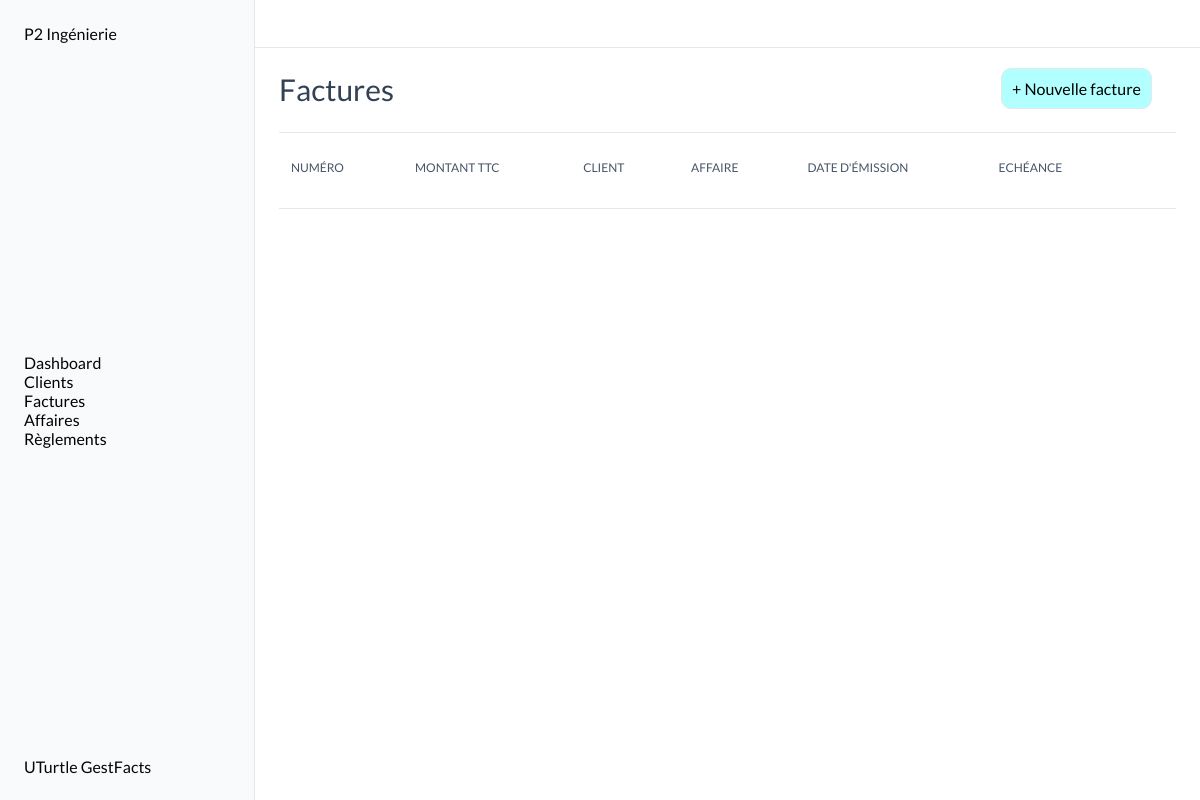
Before: /factures/ with the older database file.
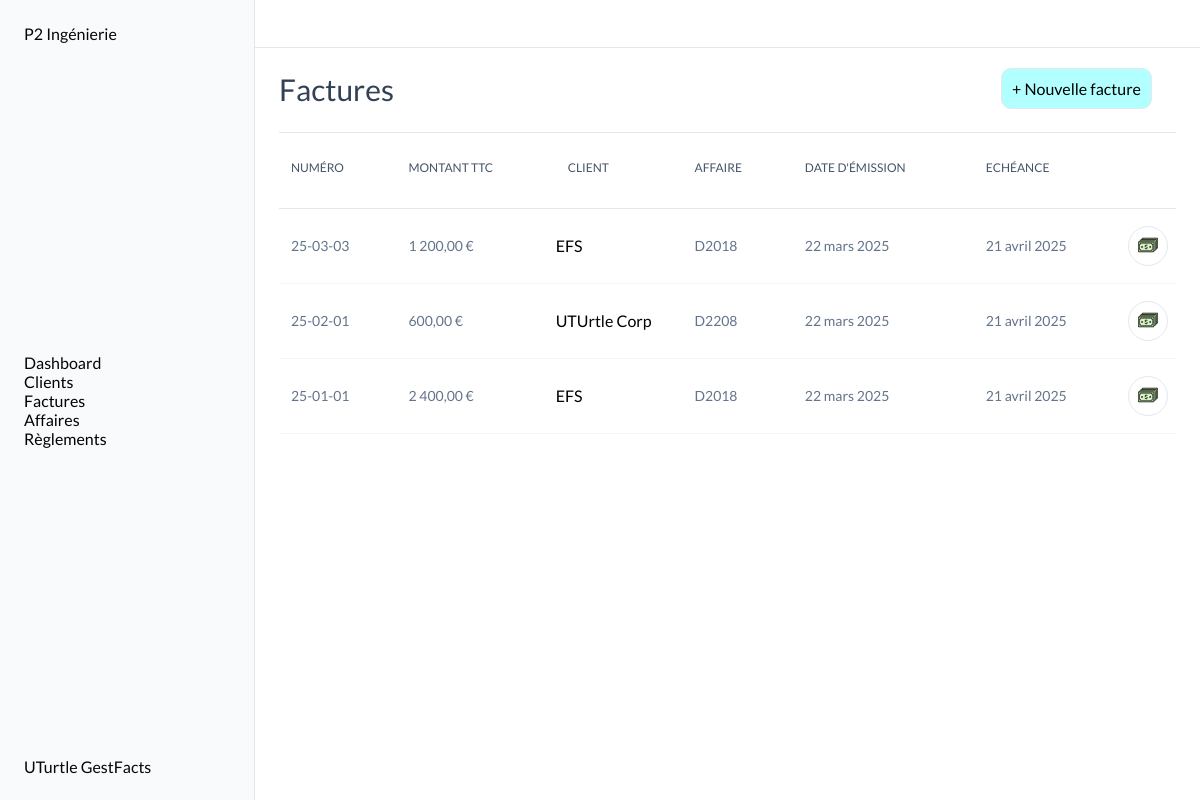
After: the same page with the newer database file.
### factures/models.py (models this page shows, shortened)
class Invoice(models.Model):
    TYPE_CHOICES = [
        ('facture', 'Facture'),
        ('avoir', 'Avoir'),
        ('proforma', 'Proforma'),
        ]
    STATUT_CHOICES = [
        ('a_payer', 'À payer'),
        ('partiellement_payee', 'Partiellement payée'),
        ('payee', 'Payée'),
        ('en_retard', 'En retard'),
        ('annulee', 'Annulée'),
    ]
    date = models.DateField()
    type = models.CharField(max_length=10, choices=TYPE_CHOICES, default='facture')
    affaire = models.ForeignKey('affaires.Affaire', on_delete=models.CASCADE, related_name="invoices")
    invoice_number = models.CharField(max_length=10, unique=True, db_index=True)
    client = models.ForeignKey('clients.Client', on_delete=models.SET_NULL, related_name='invoices', db_index=True, null=True)
    client_entity_name = models.CharField(max_length=100, blank=True, null=True)
    invoice_object = models.TextField(max_length=200)
    amount_ht = models.DecimalField(max_digits=10, decimal_places=2)
    vat_rate = models.DecimalField(max_digits=5, decimal_places=2, default=20.0)
    statut = models.CharField(max_length=20, choices=STATUT_CHOICES, default='a_payer')
    class Meta:
        verbose_name = "Facture"
        verbose_name_plural = "Factures"
    @property
    def amount_ttc(self):
        return self.amount_ht * (1 + self.vat_rate / 100)
    def formatted_amount_ttc(self):
        return f"{self.amount_ttc:,.2f} €".replace(",", " ").replace(".", ",")
    @property
    def due_date(self):
        return self.date + timedelta(days=30)

### affaires/models.py (models this page shows, shortened)
class Affaire(models.Model):
    client = models.ForeignKey('clients.Client', on_delete=models.SET_NULL, null=True, related_name='affaires')
    client_entity_name = models.CharField(max_length=100, blank=True, null=True)
    affaire_number = models.CharField(max_length=10, unique=True, db_index=True)
    affaire_description = models.TextField(max_length=200)
    budget = models.DecimalField(max_digits=10, decimal_places=2, default=0.0)
    factures = models.ManyToManyField('factures.Invoice', related_name='affaires', blank=True, null=True)
    class Meta:
        verbose_name = "Affaire"
        verbose_name_plural = "Affaires"

### factures/views.py (the view)
# urls.py: path('factures/', include('factures.urls')),
def factures(request):
    factures= Invoice.objects.all()
    sorted_factures = sorted(factures, key=lambda facture: facture.invoice_number, reverse=True)
    date = datetime.today().date()
    affaires= Affaire.objects.all()
    for facture in sorted_factures:
        facture.day_late = (date - facture.due_date).days
        if facture.client is None and not facture.client_entity_name:
            facture.client_entity_name = "Client supprimé"
            facture.save()
    return render(request, 'pages/factures/factures.html', context={"factures": sorted_factures, "date": date, "affaires": affaires})

### templates/pages/factures/factures.html (shortened to what this page needs)
{% extends "base.html" %}
{% block content %}
<div class="title">
    <H2>Factures</H2>
    <div class="title_btn">
        <div class="new"><a href="{% url 'factures:create' %}">+ Nouvelle facture</a></div>
    </div>
</div>
<section class="tableau">
    <table class="table">
        <thead>
            <tr>
                <th>
                    <div class="th-div">
                        <span>NUMÉRO</span>
                    </div>
                </th>
                <th>
                    <div class="th-div">
                        <span>MONTANT TTC</span>
                    </div>
                </th>
                <th>
                    <div class="th-div">
                        <span>CLIENT</span>
                    </div>
                </th>
                <th>
                    <div class="th-div">
                        <span>AFFAIRE</span>
                    </div>
                </th>
                <th>
                    <div class="th-div">
                        <span>DATE D'ÉMISSION</span>
                    </div>
                </th>
                <th>
                    <div class="th-div">
                        <span>ECHÉANCE</span>
                    </div>
                </th>
                <th>
                    <div class="th-div">
                    </div>
                </th>
            </tr>
        </thead>
        {% if factures %}
        <tbody>
            {% for facture in factures %}
            <tr data-url="{% url 'factures:detail' facture.pk %}" class="clickable-row">
                <td clospan="1">
                    <div class="factures">
                        <p>{{ facture.invoice_number }}</p>
                    </div>
                </td>
                <td clospan="1">
                    <div class="factures">
                        <p>{{ facture.formatted_amount_ttc }}</p>
                    </div>
                </td>
                <td clospan="1">
                    <div class="factures">
                        {% if facture.client %}
                            <a href="{% url 'clients:detail' facture.client.id %}">{{ facture.client.entity_name }}</a>
                        {% else %}
                            {{ facture.client_entity_name }}
                        {% endif %}
                    </div>
                </td>
                <td clospan="1">
                    <div class="factures">
                        <P>{{ facture.affaire.affaire_number }}</P>
                    </div>
                </td>
                <td clospan="1">
                    <div class="factures">
                        <P>{{ facture.date }}</P>
                    </div>
                </td>
                <td clospan="1">
                    <div class="factures">
                        {% if facture.statut != "payee" %}
                            {% if facture.due_date > date %}
                                <P>{{ facture.due_date }}</P>
                            {% else %}
                                <p>{{ facture.day_late }} jours de retard</p>
                            {% endif %}
                        {% else %}
                            <div class="cercle-vert"></div>
                        {% endif %}
                    </div>
                </td>
                <td clospan="1">
                    <div class="actions">
                        <a href="{% url 'factures:reglement' facture.pk %}">
                        </a>
                    </div>
                </td>
            </tr>
            {% endfor %}
        </tbody>
        {% endif %}
    </table>
</section>
{% endblock content %}

### templates/base.html (shortened to what this page needs)
{% load static %}
<!DOCTYPE html>
<html lang="fr">
<head>
    <link rel="stylesheet" href="{% static "style.css" %}">
</head>
<body>
    <div class="sidebar">
        <div>P2 Ingénierie</div>
        <div>
            <p>Dashboard</p>
            <div><a href="{% url "clients:clients" %}">Clients</a></div>
            <div><a href="{% url "factures:factures" %}">Factures</a></div>
            <div><a href="{% url "affaires:affaires" %}">Affaires</a></div>
            <div><a href="{% url "factures:reglements" %}">Règlements</a></div>
        </div>
        <div>UTurtle GestFacts</div>
    </div>
    <section class="main-container">
    <nav class="navbar">
    </nav>
    {% block content %}{% endblock content %}
    </section>
</body>
</html>

### static/style.css (style rules this page uses)
:root { --light-grey: #F8FAFC; --bg-container: #fff; --border-color: #e5e7eb; --police: 'lato', sans-serif; --sidebar-size: 255px; --h2-size: 30px; --h2-weight: 500; --h2-line-height: 36px; --h2-color: #334155; --text-color: #050505; --th-color: rgb(71, 85, 105); --th-border-color: rgb(226, 232, 240); --td-color: rgb(100 116 139); --td-border-color: rgb(241 245 249); --tr-bg-hover: rgb(248 250 252); --mail-border-color: rgb(226 232 240); --adresse-color: rgb(100, 116, 139); --btn_new_color: rgba(0, 255, 255, 0.3); --btn_new_hover: rgba(0, 255, 255, 0.5); --btn_delete_color: rgba(255, 144, 144, 0.915); --btn_delete_hover: rgba(255, 105, 105, 0.915); --svg-color: rgb(148 163 184); }
body { font-family: var(--police); }
.sidebar { background-color: var(--light-grey); color: var(--text-color); height: 100vh; width: var(--sidebar-size); position: fixed; top: 0; left: 0; z-index: 50; border-right: 1px solid var(--border-color); padding: 24px; display: flex; flex-direction: column; justify-content:space-between; }
.main-container { display: flex; flex-direction: column; margin-left: var(--sidebar-size); padding-left: 24px; padding-right: 24px; background-color: var(--bg-container); width: calc(100% - var(--sidebar-size)); }
.navbar { background-color: var(--bg-container); border-bottom: 1px solid var(--border-color); width: calc(100% - var(--sidebar-size)); height: 48px; position: fixed; left: var(--sidebar-size); display: flex; }
.title { position: relative; display: flex; flex-direction: row; align-items: center; justify-content: space-between; padding-bottom: 24px; padding-top: 20px; padding-right: 24px; margin-top: 48px; }
.title::after { content: ""; position: absolute; bottom: 0px; width: 100%; height: 1px; background-color: var(--border-color); }
h2 { color: var(--h2-color); font-family: var(--police); font-size: var(--h2-size); font-weight: var(--h2-weight); line-height: var(--h2-line-height); }
.title_btn { cursor: pointer; }
.new { width: 100%; display: flex; flex-direction: row; align-items: center; justify-content: center; padding-bottom: 10px; padding-top: 10px; padding-right: 10px; padding-left: 10px; border: 1px solid var(--border-color); background-color: var(--btn_new_color); border-radius: 10px; }
.tableau { width: 100%; padding-bottom: 8px; scrollbar-width: thin; }
.table { min-width: 100%; text-indent: 0; border-collapse: collapse; border-spacing: 0; }
thead { scrollbar-width: thin; line-height: 24px; height: 75px; }
tr { scrollbar-width: thin; border-bottom: 1px; border-bottom-style: solid; border-color: var(--border-color); cursor: pointer; }
th { color: var(--th-color); line-height: 16px; font-weight: 500; font-size: 12px; }
.th-div { padding-right: 24px; padding-left: 12px; padding-bottom: 12px; padding-top: 8px; display: flex; align-items: center; cursor: pointer; }
svg { overflow: visible; width: 7.5px; display: inline-block; height: 16px; vertical-align: -1.5px; color: var(--th-color); }
.param-svg { width: 20px; height: 20px; }
td { border-bottom: 1px; border-bottom-style: solid; border-color: var(--td-border-color); height: 75px; }
td:last-child { text-align: -webkit-right; }
.actions { border: 1px solid var(--mail-border-color); border-radius: 100px; display: flex; align-items: center; justify-content: center; margin-right: 8px; cursor: pointer; width: 40px; height: 40px; background-color: #fff; }
.factures p, .factures a { font-size: 14px; color: var(--adresse-color); padding-bottom: 2px; padding-left: 12px; padding-right: 12px; padding-top: 2px; text-wrap: nowrap; line-height: 20px; }
a { color: black; }

Changed rows visible on the page:
added Invoice: invoice_number "25-03-03", formatted_amount_ttc "1 200,00 €", client_entity_name "EFS", affaire.affaire_number "D2018", date "22 mars 2025", due_date "21 avril 2025"
added Invoice: invoice_number "25-02-01", formatted_amount_ttc "600,00 €", client_entity_name "UTUrtle Corp", affaire.affaire_number "D2208", date "22 mars 2025", due_date "21 avril 2025"
added Invoice: invoice_number "25-01-01", formatted_amount_ttc "2 400,00 €", client_entity_name "EFS", affaire.affaire_number "D2018", date "22 mars 2025", due_date "21 avril 2025"
